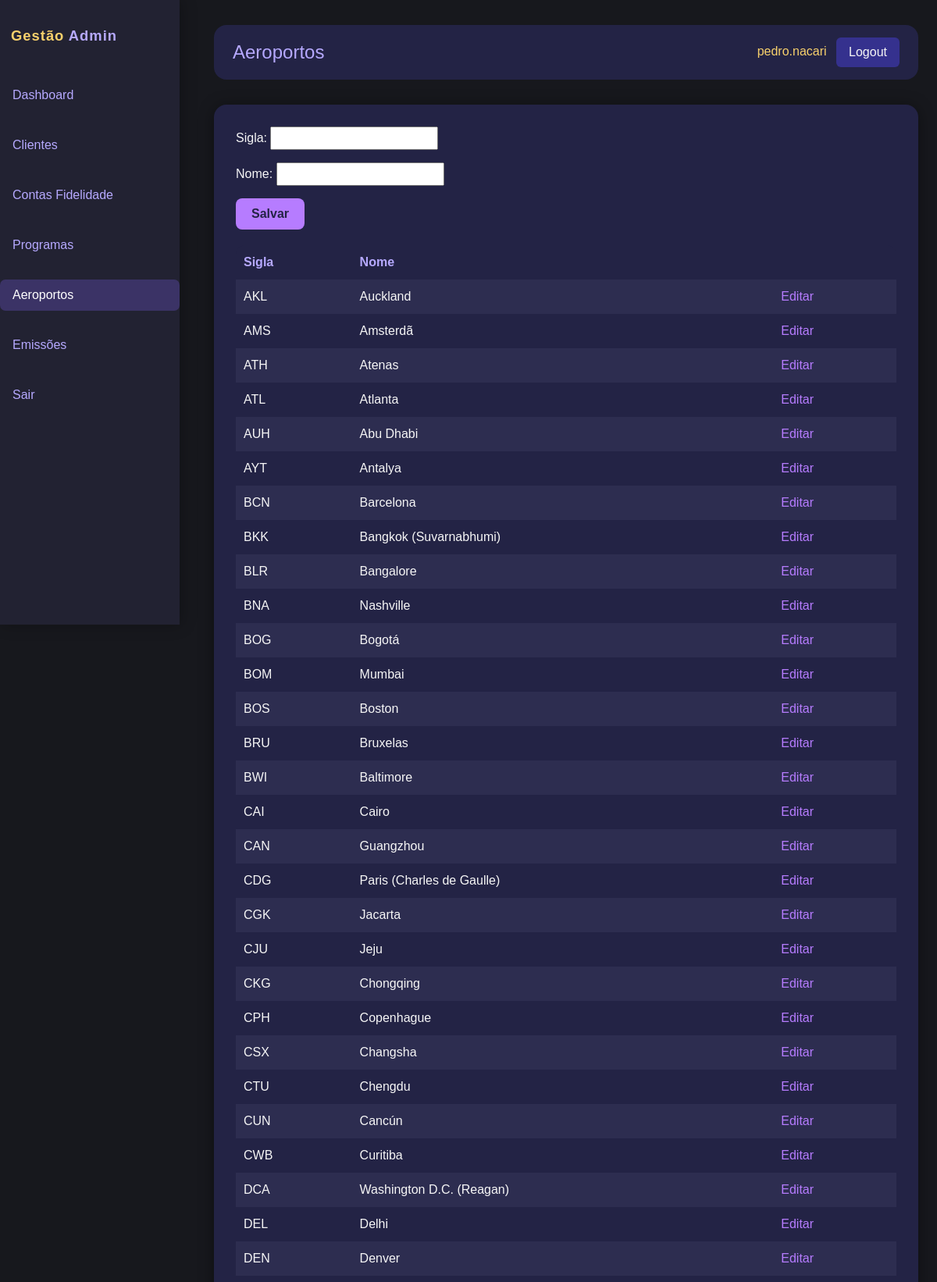
The page /adm/aeroportos/ (signed in, upper part) on the database its author committed.
### gestao/models.py (models this page shows, shortened)
class Aeroporto(models.Model):
    nome = models.CharField(max_length=200)
    sigla = models.CharField(max_length=10)
    cidade = models.CharField(max_length=200)
    estado = models.CharField(max_length=100)
    class Meta:
        ordering = ['sigla']

### gestao/views_admin.py (the view)
@login_required
@user_passes_test(admin_required)
def admin_aeroportos(request):
    if request.method == 'POST':
        form = AeroportoForm(request.POST)
        if form.is_valid():
            form.save()
            return redirect('admin_aeroportos')
    else:
        form = AeroportoForm()
    aeroportos = Aeroporto.objects.all()
    return render(request, 'admin_custom/aeroportos.html', {
        'form': form,
        'aeroportos': aeroportos,
    })

### gestao/forms.py
class AeroportoForm(forms.ModelForm):
    class Meta:
        model = Aeroporto
        fields = ['sigla', 'nome']

### gestao/views_admin.py (called while the page is built)
def admin_required(user):
    return user.is_staff or user.is_superuser

### gestao/templates/admin_custom/aeroportos.html (shortened to what this page needs)
{% extends "admin_custom/base_admin.html" %}
{% block header_title %}Aeroportos{% endblock %}
{% block menu_aeroportos %}active{% endblock %}
{% block content %}
<form method="post" style="margin-bottom:20px;">
    {{ form.as_p }}
    <button type="submit" style="background:#b67cff;color:#232345;border:none;padding:8px 20px;border-radius:8px;font-weight:bold;">Salvar</button>
</form>
<table style="width:100%;background:#232345;border-radius:12px;overflow:hidden;">
    <tr style="color:#b6a9ff;">
        <th>Sigla</th>
        <th>Nome</th>
        <th></th>
    </tr>
    {% for a in aeroportos %}
    <tr>
        <td>{{ a.sigla }}</td>
        <td>{{ a.nome }}</td>
        <td><a href="{% url 'admin_editar_aeroporto' a.id %}" style="color:#b67cff;">Editar</a></td>
    </tr>
    {% empty %}
    <tr><td colspan="3" style="color:#ff7070;text-align:center;">Nenhum aeroporto cadastrado.</td></tr>
    {% endfor %}
</table>
{% endblock %}

### gestao/templates/admin_custom/base_admin.html (shortened to what this page needs)
{% load static %}
<!DOCTYPE html>
<html lang="pt-br">
<head>
    <link rel="stylesheet" href="https://cdn.jsdelivr.net/npm/bootstrap@5.3.3/dist/css/bootstrap.min.css">
    <link rel="stylesheet" href="{% static 'gestao/admin_custom.css' %}">
</head>
<body>
    <div class="sidebar">
        <div style="color:#b6a9ff;font-weight:700;letter-spacing:1px;margin-bottom:30px;padding-left:14px;font-size:1.15rem;">
            <span style="color:#f8d16c">Gestão</span> Admin
        </div>
        <nav class="nav flex-column">
            <a class="nav-link {% block menu_dashboard %}{% endblock %}" href="{% url 'admin_dashboard' %}">Dashboard</a>
            <a class="nav-link {% block menu_clientes %}{% endblock %}" href="{% url 'admin_clientes' %}">Clientes</a>
            <a class="nav-link {% block menu_contas %}{% endblock %}" href="{% url 'admin_contas' %}">Contas Fidelidade</a>
            <a class="nav-link {% block menu_programas %}{% endblock %}" href="{% url 'admin_programas' %}">Programas</a>
            <a class="nav-link {% block menu_aeroportos %}{% endblock %}" href="{% url 'admin_aeroportos' %}">Aeroportos</a>
            <a class="nav-link {% block menu_emissoes %}{% endblock %}" href="{% url 'admin_emissoes' %}">Emissões</a>
            <a class="nav-link" href="{% url 'logout' %}">Sair</a>
        </nav>
    </div>
    <div class="content">
        <div class="admin-header">
            <h1>{% block header_title %}Painel Administrativo{% endblock %}</h1>
            <div>
                <span style="color:#f8d16c;">{{ request.user.get_full_name|default:request.user.username }}</span>
                <a href="{% url 'logout' %}" class="btn btn-logout ms-2">Logout</a>
            </div>
        </div>
        <div class="main-card">
            {% block content %}{% endblock %}
        </div>
    </div>
</body>
</html>

### gestao/static/gestao/admin_custom.css (style rules this page uses)
body { background-color: #1c1c3a; color: #ffffff; font-family: Arial, sans-serif; }
table { width: 100%; border-collapse: collapse; }
th, td { padding: 10px; }
th { background-color: #232345; color: #b6a9ff; }
tr:nth-child(even) { background-color: #2d2d50; }
a { color: #b67cff; text-decoration: none; }

### gestao/templates/admin_custom/base_admin.html (style rules this page uses)
body { background: #17181d; color: #f6f6f6; }
.sidebar { background: #222232; min-height: 100vh; padding-top: 2rem; position: fixed; width: 230px; left: 0; top: 0; box-shadow: 2px 0 18px #0004; }
.sidebar .nav-link { color: #b6a9ff; font-weight: 500; margin: 12px 0; }
.sidebar .nav-link.active, .sidebar .nav-link:hover { color: #fff; background: #3b3366; border-radius: 7px; }
.content { margin-left: 250px; padding: 32px 24px 24px 24px; }
.admin-header { background: #232345; padding: 16px 24px; border-radius: 16px; display: flex; justify-content: space-between; align-items: center; }
.admin-header h1 { color: #b6a9ff; margin: 0; font-size: 1.5rem; }
.btn-logout { background: #35318e; color: #f6f6f6; border: none; border-radius: 6px; padding: 7px 16px; }
.main-card { background: #232345; border-radius: 16px; box-shadow: 0 2px 20px #0006; padding: 28px; margin-top: 32px; }

### rows shown on the page
Aeroporto: sigla "AKL", nome "Auckland"
Aeroporto: sigla "AMS", nome "Amsterdã"
Aeroporto: sigla "ATH", nome "Atenas"
Aeroporto: sigla "ATL", nome "Atlanta"
Aeroporto: sigla "AUH", nome "Abu Dhabi"
Aeroporto: sigla "AYT", nome "Antalya"
Aeroporto: sigla "BCN", nome "Barcelona"
Aeroporto: sigla "BKK", nome "Bangkok (Suvarnabhumi)"
Aeroporto: sigla "BLR", nome "Bangalore"
Aeroporto: sigla "BNA", nome "Nashville"
Aeroporto: sigla "BOG", nome "Bogotá"
Aeroporto: sigla "BOM", nome "Mumbai"
Aeroporto: sigla "BOS", nome "Boston"
Aeroporto: sigla "BRU", nome "Bruxelas"
Aeroporto: sigla "BWI", nome "Baltimore"
Aeroporto: sigla "CAI", nome "Cairo"
Aeroporto: sigla "CAN", nome "Guangzhou"
Aeroporto: sigla "CDG", nome "Paris (Charles de Gaulle)"
Aeroporto: sigla "CGK", nome "Jacarta"
Aeroporto: sigla "CJU", nome "Jeju"
Aeroporto: sigla "CKG", nome "Chongqing"
Aeroporto: sigla "CPH", nome "Copenhague"
Aeroporto: sigla "CSX", nome "Changsha"
Aeroporto: sigla "CTU", nome "Chengdu"
Aeroporto: sigla "CUN", nome "Cancún"
Aeroporto: sigla "CWB", nome "Curitiba"
Aeroporto: sigla "DCA", nome "Washington D.C. (Reagan)"
Aeroporto: sigla "DEL", nome "Delhi"
Aeroporto: sigla "DEN", nome "Denver"

### other values the page prints
{{ request.user.get_full_name|default:request.user.username }} "pedro.nacari"
